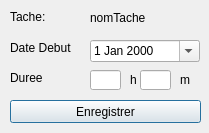
<?xml version="1.0" encoding="UTF-8"?>
<ui version="4.0">
 <class>programTask</class>
 <widget class="QDialog" name="programTask">
  <property name="geometry">
   <rect>
    <x>0</x>
    <y>0</y>
    <width>209</width>
    <height>133</height>
   </rect>
  </property>
  <property name="windowTitle">
   <string>Dialog</string>
  </property>
  <widget class="QDateEdit" name="taskDateBegin">
   <property name="geometry">
    <rect>
     <x>90</x>
     <y>40</y>
     <width>110</width>
     <height>22</height>
    </rect>
   </property>
   <property name="calendarPopup">
    <bool>true</bool>
   </property>
  </widget>
  <widget class="QLabel" name="label">
   <property name="geometry">
    <rect>
     <x>10</x>
     <y>40</y>
     <width>61</width>
     <height>16</height>
    </rect>
   </property>
   <property name="text">
    <string>Date Debut</string>
   </property>
  </widget>
  <widget class="QLabel" name="label_2">
   <property name="geometry">
    <rect>
     <x>10</x>
     <y>10</y>
     <width>47</width>
     <height>13</height>
    </rect>
   </property>
   <property name="text">
    <string>Tache:</string>
   </property>
  </widget>
  <widget class="QLabel" name="taskName">
   <property name="geometry">
    <rect>
     <x>90</x>
     <y>10</y>
     <width>111</width>
     <height>16</height>
    </rect>
   </property>
   <property name="text">
    <string>nomTache</string>
   </property>
  </widget>
  <widget class="QLabel" name="label_4">
   <property name="geometry">
    <rect>
     <x>10</x>
     <y>70</y>
     <width>61</width>
     <height>16</height>
    </rect>
   </property>
   <property name="text">
    <string>Duree</string>
   </property>
  </widget>
  <widget class="QLabel" name="label_5">
   <property name="geometry">
    <rect>
     <x>130</x>
     <y>70</y>
     <width>16</width>
     <height>20</height>
    </rect>
   </property>
   <property name="text">
    <string>h</string>
   </property>
  </widget>
  <widget class="QLineEdit" name="taskLengthHours">
   <property name="geometry">
    <rect>
     <x>90</x>
     <y>70</y>
     <width>31</width>
     <height>20</height>
    </rect>
   </property>
  </widget>
  <widget class="QLineEdit" name="taskLengthMins">
   <property name="geometry">
    <rect>
     <x>140</x>
     <y>70</y>
     <width>31</width>
     <height>20</height>
    </rect>
   </property>
  </widget>
  <widget class="QLabel" name="label_6">
   <property name="geometry">
    <rect>
     <x>180</x>
     <y>70</y>
     <width>16</width>
     <height>20</height>
    </rect>
   </property>
   <property name="text">
    <string>m</string>
   </property>
  </widget>
  <widget class="QPushButton" name="saveTaskProg">
   <property name="geometry">
    <rect>
     <x>10</x>
     <y>100</y>
     <width>191</width>
     <height>23</height>
    </rect>
   </property>
   <property name="text">
    <string>Enregistrer</string>
   </property>
  </widget>
 </widget>
 <resources/>
 <connections/>
</ui>
